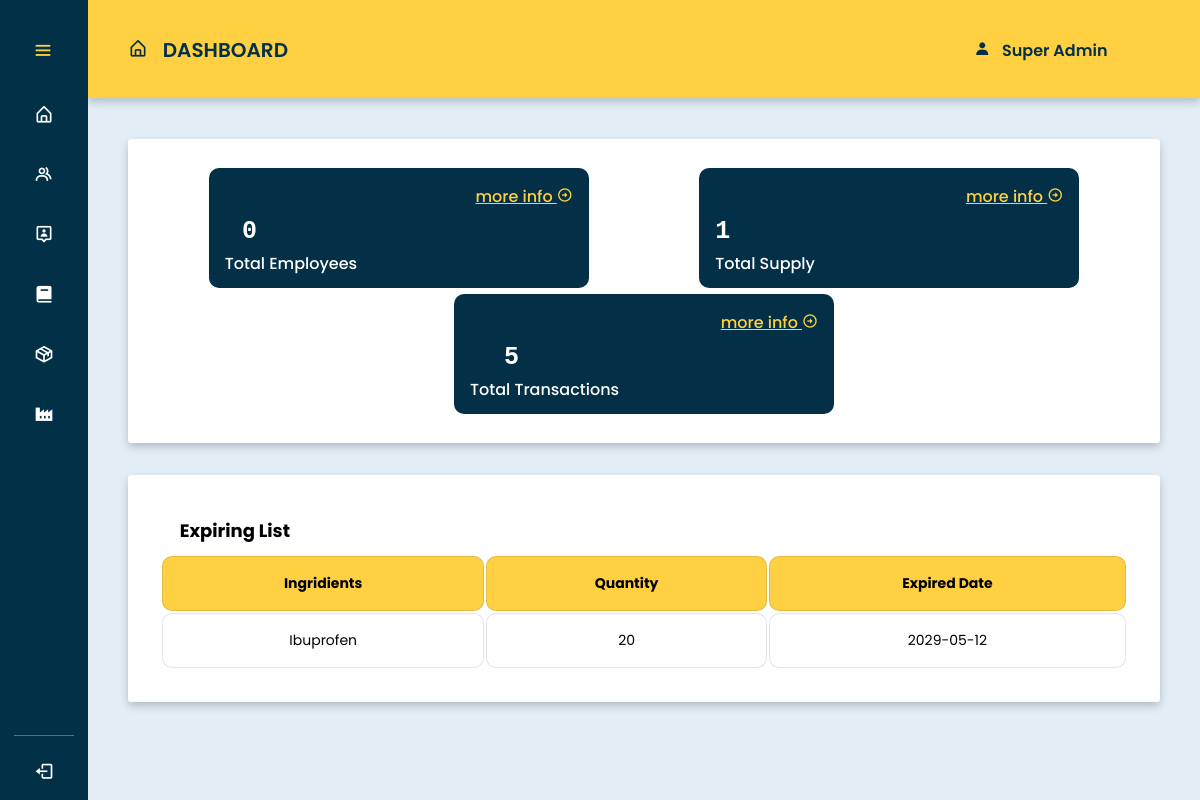
Page /BI/dashboard.php on the committed database.
### tables this page shows
CREATE TABLE `materials` (
  `id` int(11) UNSIGNED NOT NULL,
  `material` varchar(255) NOT NULL,
  `quantity` varchar(255) NOT NULL,
  `date` datetime DEFAULT current_timestamp(),
  `expiry_date` date DEFAULT NULL
);

### BI/dashboard.php (the view, shortened to what this page needs)
<?php
require 'conn.php';
    try{
    $pdo = new PDO('mysql:host=localhost;dbname=hr', "root", "");
    $pdo->setAttribute(PDO::ATTR_ERRMODE, PDO::ERRMODE_EXCEPTION);
    } catch (PDOException $e) {
    echo 'Connection Failed' .$e->getMessage();
    }
    $stmt2 = $pdo->prepare('SELECT * from employees');
    $stmt2->execute();
    $countemp = $stmt2->rowCount();
    try{
      $pdo = new PDO('mysql:host=localhost;dbname=sia_manufacturing', "root", "");
      $pdo->setAttribute(PDO::ATTR_ERRMODE, PDO::ERRMODE_EXCEPTION);
      } catch (PDOException $e) {
      echo 'Connection Failed' .$e->getMessage();
      }
    $stmt2 = $pdo->prepare('SELECT * from materials');
    $stmt2->execute();
    $countmat = $stmt2->rowCount();
    try{
      $pdo = new PDO('mysql:host=localhost;dbname=crm', "root", "");
      $pdo->setAttribute(PDO::ATTR_ERRMODE, PDO::ERRMODE_EXCEPTION);
      } catch (PDOException $e) {
      echo 'Connection Failed' .$e->getMessage();
      }
    $stmt2 = $pdo->prepare('SELECT * from purchase_history');
    $stmt2->execute();
    $countware = $stmt2->rowCount();
?>
<!DOCTYPE html>
<html lang="en">
<head>
  <link rel="stylesheet" href="styles/dashboard.css" />
  <link href="https://unpkg.com/boxicons@2.1.4/css/boxicons.min.css" rel="stylesheet"/>
</head>
<body>
<nav class="sidebar close">
<header>
    <div class="image-text">
    </div>
    <i class='bx bx-menu toggle'></i>
</header>
<div class="menu-bar">
  <div class="menu">
            <li class="nav-link">
                <a href="/3GENpharma/BI/dashboard.php">
                <i class='bx bx-home-alt icon' ></i>
                </a>
            </li>
            <li class="nav-link">
                <a href="/3GENPHARMA/HR/employee.php">
                <i class='bx bx-group icon' ></i>
                </a>
            </li>
            <li class="nav-link">
                <a href="/3genpharma/crm/customer.php">
                <i class='bx bx-user-pin icon' ></i>
                </a>
            </li>
            <li class="nav-link">
                <a href="/3GENpharma/accounting/reports.php">
                <i class='bx bxs-book icon' ></i>
                </a>
            </li>
            <li class="nav-link">
                <a href="/3genpharma/inventory/inventory.php">
                <i class='bx bx-package icon' ></i>
                </a>
            </li>
            <div class="sidenav-menu">
            <li class="nav-link">
                <i class='bx bxs-factory icon'> </i>
            </li>
        </div>
  </div>
      <div class="bottom-content">
        <hr style="height:1px;opacity:40%;border-width:0;background-color:#FFD041;">
      <li class="nav-link">
      <a href="logout.php">
      <i class='bx bx-log-out icon' ></i>
      </a>
      </li>
      </div>
    </div>
</nav>
<section class="home">
<div class="userheader">
  <h1><i class="bx bx-home-alt icon">&nbsp</i> DASHBOARD</h1>
  <h2><i class="bx bxs-user usericon">&nbsp</i> Super Admin</h2>
</div>
<br>
<div class="card--container">
<div class="card--wrapper">
<div class="pharma--card">
<div class="card--header">
<div class="pharma"><br>
  <span class="card--detail"> <?php echo $countemp; ?> </span>
  <span class="title"> Total Employees </span><br />
</div>
  <a class="info" href="/3GENPHARMA/HR/employee.php"> more info <i class="bx bx-right-arrow-circle"></i>
  </a>
</div>
</div>
<div class="pharma--card">
<div class="card--header">
<div class="pharma">
  <span class="card--detail"> <?php echo $countmat; ?> </span>
  <span class="title"> Total Supply </span>
  </div>
  <a class="info" href="/3GENpharma/supply/index.php"> more info <i class="bx bx-right-arrow-circle"></i>
  </a>
</div>
</div>
<div class="pharma--card">
<div class="card--header">
<div class="pharma">
  <span class="card--detail"> <?php echo $countware; ?> </span>
  <span class="title"> Total Transactions </span>
</div>
  <a class="info" href="/3GENPHARMA/crm/customer.php"> more info <i class="bx bx-right-arrow-circle"></i>
  </a>
</div>
</div>
</div>
</div>
<div class="card--container2">
<div class="title-card"><h1> Expiring List </h1></div>
<table>
  <tr>
  <th> Ingridients  </th>
  <th> Quantity </th>
  <th> Expired Date </th>
  </tr>
    <?php
    $conn = mysqli_connect("localhost", "root", "", "sia_manufacturing");
    $sql = "SELECT material, quantity, expiry_date from materials order by expiry_date asc";
    $result = $conn-> query($sql);
    if($result-> num_rows > 0){
    while ($row = $result-> fetch_assoc()){
    echo "<tr><td>". $row["material"]. "</td><td>". $row["quantity"]. "</td><td>". $row["expiry_date"]. "</td></tr>";
    }
    echo "</table>";
    }
    ?>
</div>
<br>
<br/>
</section>
</body>
</html>

### BI/styles/dashboard.css (style rules this page uses)
* { padding: 0; margin: 0; box-sizing: border-box; font-family: 'Poppins', sans-serif; }
body { height: 100vh; background: #E2EDF6; }
.sidebar { position: fixed; top: 0; left: 0; height: 100%; width: 250px; padding: 10px 14px; background: #023047; z-index: 100; cursor: pointer; overflow-y:scroll; overflow-x: hidden; }
.sidebar.close { width: 88px; }
.sidebar .menu { margin-top: -45px; }
.sidebar li { height: 50px; margin-top: 10px; list-style: none; display: flex; align-items: center; }
.sidebar li .icon { display: flex; align-items: center; justify-content: center; min-width: 60px; font-size: 20px; }
.sidebar li .icon, .sidebar li .text { color: #fff; }
.sidebar header { position: relative; }
.sidebar header .image-text { display: flex; align-items: center; padding-top: 1rem; }
.sidebar header .toggle { position: absolute; color:#FFD041; top: 60%; left: 90%; font-size: 22px; line-height: 50px; transform: translateY(-50%); cursor: pointer; }
.sidebar li a { text-decoration: none; height: 100%; width: 100%; display: flex; align-items: center; border-radius: 6px; }
.sidebar .menu-bar { height: calc(100% - 60px); display: flex; flex-direction: column; justify-content: space-between; padding-top: 3rem; }
.sidebar.close .toggle { left: 30%; }
.sidenav-menu { width:auto; }
.home { position: relative; height: 100vh; left: 250px; width: calc(100% - 250px); }
.home .userheader { padding: 35px 40px; background-color: #FFD041; box-shadow: 0 4px 8px 0 rgba(0, 0, 0, 0.2); }
.home .userheader h1 { font-size: 20px; font-weight: 600; color: #043047; }
.home .userheader h2 { font-size: 16px; font-weight: 600; color: #043047; margin-left: 82%; margin-top: -27px; }
.sidebar.close ~ .home { left: 88px; width: calc(100% - 88px); }
.bottom-content { margin-top: 60px; }
.card--container { background: #fff; padding: 1.8rem; border-radius: 3px; margin-top: 1rem; margin-left: 2.5rem; margin-right: 2.5rem; width: auto; height: auto; box-shadow: 0 4px 8px 0 rgba(0, 0, 0, 0.2); }
.card--wrapper { display: flex; flex-wrap: wrap; gap: 0.4rem; width:100% }
.pharma--card { background: #043047; border-radius: 10px; padding: 1rem; width: 380px; height: 120px; display: table; margin: 0 auto; }
.card--header { display: flex; justify-content: space-between; align-items: center; margin-bottom: -40px; }
.pharma { display: flex; flex-direction: column; }
.title { color: white; font-size: 16px; font-weight: 500; }
.card--detail { color: white; font-size: 25px; font-family: "Courier New", Courier, monospace; font-weight: 600; text-align: right; padding-right: 100px; padding-bottom: 5px; }
.info { color: #FFD041; font-size: 16px; font-weight: 500; text-align: right; padding-left: 80px; padding-bottom: 100px; }
.card--container2 { background: #fff; padding: 2rem; border-radius: 3px; margin-top: 2rem; margin-left: 2.5rem; margin-right: 2.5rem; width: auto; height: auto; box-shadow: 0 4px 8px 0 rgba(0, 0, 0, 0.2); }
.title-card { margin-left: 1%; font-size: 12px; padding: 10px; border-radius: 10px; }
table { color: #000000; width: 100%; }
th,td { background: white; text-align: center; padding: 1rem; border: 1px solid rgba(0,0,50,0.1); font-size: 14px; border-radius: 10px; }
th { text-align: center; background: #FFD041; }

### rows in the picture
materials: material "Ibuprofen", quantity "20", expiry_date "2029-05-12"

### other values in the picture
$countemp "0"
$countmat "1"
$countware "5"
